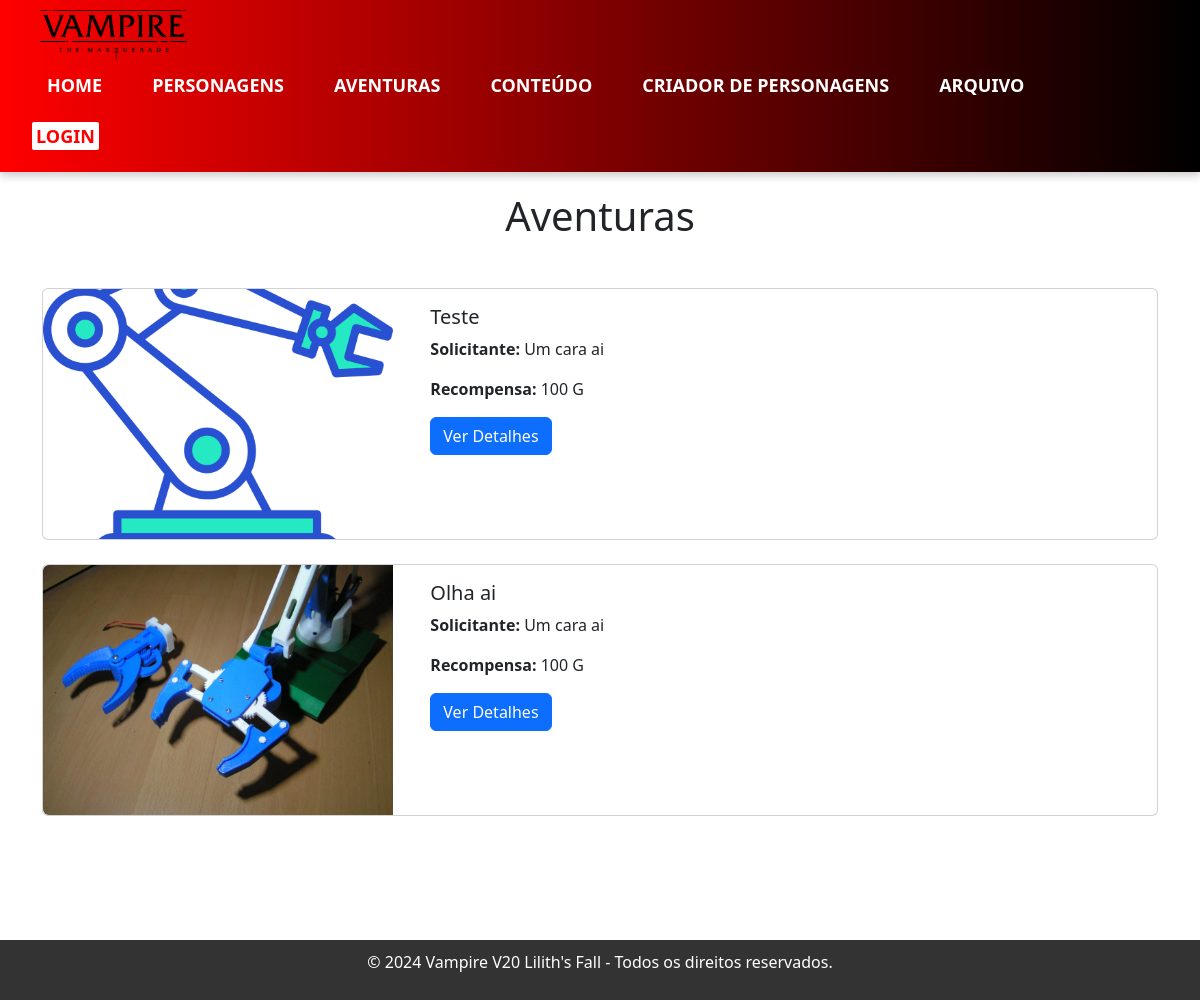
The page /campaigns on the database as committed earlier.
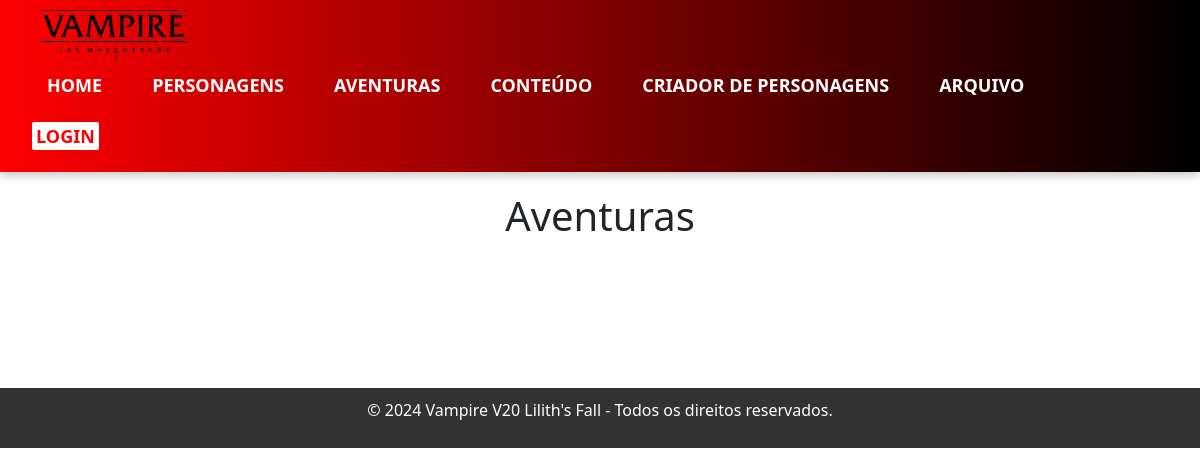
The same page on the database as committed later.
### app.py (models this page shows, shortened)
class Adventure(db.Model):
    id = db.Column(db.Integer, primary_key=True)
    title = db.Column(db.String(200), nullable=False)
    requester = db.Column(db.String(100), nullable=False)
    reward = db.Column(db.String(100), nullable=False)
    description = db.Column(db.Text, nullable=False)
    document = db.Column(db.String(255), nullable=True)  # Caminho do documento anexado
    image = db.Column(db.String(255), nullable=True)     # Caminho da imagem anexada
    creator_id = db.Column(db.Integer, db.ForeignKey('user.id'), nullable=False)  # Criador da aventura
    responsible_user_id = db.Column(db.Integer, db.ForeignKey('user.id'), nullable=True)  # Usuário responsável pela aventura
    status = db.Column(db.String(100), nullable=False, default='Disponivel')
    finished = db.Column(db.String(500), nullable=True)  # aventura finalizada
    creator = db.relationship('User', foreign_keys=[creator_id])
    responsible_user = db.relationship('User', foreign_keys=[responsible_user_id])

### app.py (the view)
@app.route('/campaigns')
def campaigns():
    adventures = Adventure.query.all()
    return render_template('campaigns.html', adventures=adventures)

### templates/campaigns.html
{% extends 'base.html' %}
{% block content %}
<div style="text-align: center;">
    <h1>Aventuras</h1>
    </div>
<div class="container mt-5">
    <div class="row">
        {% for adventure in adventures %}
        <div class="col-md-12 mb-4">
            <div class="card horizontal-card">
                <div class="row g-0">
                    <div class="col-md-4">
                        <img src="{{ url_for('static', filename=adventure.image) }}" class="img-fluid rounded-start" alt="Imagem da Aventura" style="height: 250px; width: 350px; object-fit: cover;">
                    </div>
                    <div class="col-md-8">
                        <div class="card-body">
                            <h5 class="card-title">{{ adventure.title }}</h5>
                            <p class="card-text"><strong>Solicitante:</strong> {{ adventure.requester }}</p>
                            <p class="card-text"><strong>Recompensa:</strong> {{ adventure.reward }}</p>
                            <a href="{{ url_for('adventure_detail', adventure_id=adventure.id) }}" class="btn btn-primary">Ver Detalhes</a>
                        </div>
                    </div>
                </div>
            </div>
        </div>
        {% endfor %}
    </div>
</div>
{% endblock %}

### templates/base.html (shortened to what this page needs)
<!DOCTYPE html>
<html lang="pt-BR">
<head>
    <link rel="stylesheet" href="{{ url_for('static', filename='css/styles.css') }}">
    <link href="https://cdn.jsdelivr.net/npm/bootstrap@5.3.0-alpha1/dist/css/bootstrap.min.css" rel="stylesheet">
</head>
<body>
    <header>
        <nav>
            <a href="{{ url_for('index') }}">
                <img src="{{ url_for('static', filename='img/VampireV5Logo.webp') }}" alt="Logo" class="logo" style="margin-left: 20px;">
            </a>
            <ul>
                <li><a href="{{ url_for('index') }}">Home</a></li>
                <li><a href="{{ url_for('characters') }}">Personagens</a>
                </li>
                <li><a href="{{ url_for('campaigns') }}">Aventuras</a>
                </li>
                <li><a href="{{ url_for('rules') }}">Conteúdo</a>
                </li>
                <li><a href="{{ url_for('add_character') }}">Criador de Personagens</a></li>
                <li><a href="{{ url_for('archive') }}">Arquivo</a></li>
            </ul>
            <ul style="display: flex; justify-content: flex-end; list-style: none;">
                {% if current_user.is_authenticated %}
                <li style="margin-right: 20px;">
                    <span style="color: white;">Bem-vindo, {{ current_user.user }}</span>
                </li>
                <li style="margin-right: 1px;">
                    <a href="{{ url_for('dashboard') }}" style="color: green; text-decoration: none; background-color: white; padding: 2px 4px; border-radius: 2px;">Dashboard</a>
                </li>
                <li>
                    <a href="{{ url_for('logout') }}" style="color: white; text-decoration: none; background-color: red; padding: 2px 4px; border-radius: 2px;">Logout</a>
                </li>
                {% else %}
                <li>
                    <a href="{{ url_for('login') }}" style="color: red; text-decoration: none; background-color: white; padding: 2px 4px; border-radius: 2px;">Login</a>
                </li>
                {% endif %}
            </ul>
        </nav>
    </header>
    <main>
        {% block content %}{% endblock %}
    </main>
    <footer>
        <p>&copy; 2024 Vampire V20 Lilith's Fall - Todos os direitos reservados.</p>
    </footer>
</body>
</html>

### static/css/styles.css (style rules this page uses)
body { font-family: Arial, sans-serif; margin: 0; padding: 0; background-color: #f4f4f4; }
main { padding: 20px; margin-bottom: 80px; }
footer { background-color: #333; color: white; text-align: center; padding: 10px; position: relative; width: 100%; bottom: 0; }
header { display: flex; align-items: center; background: linear-gradient(to left, black, red); padding: 10px 20px; box-shadow: 0 4px 8px rgba(0, 0, 0, 0.2); }
nav { display: flex; justify-content: space-between; width: 100%; align-items: center; flex-wrap: wrap; }
.logo { height: 50px; width: auto; }
nav ul { list-style-type: none; margin: 0; padding: 12px; display: flex; justify-content: flex-end; flex-wrap: wrap; }
nav ul li { margin-right: 20px; }
nav ul li a { color: white; text-decoration: none; font-size: 18px; padding: 10px 15px; transition: all 0.3s ease; text-transform: uppercase; font-weight: bold; }

Rows that differ between the two databases and show on the page:
removed Adventure: image (picture), title "Teste", requester "Um cara ai", reward "100 G"
removed Adventure: image (picture), title "Olha ai", requester "Um cara ai", reward "100 G"
